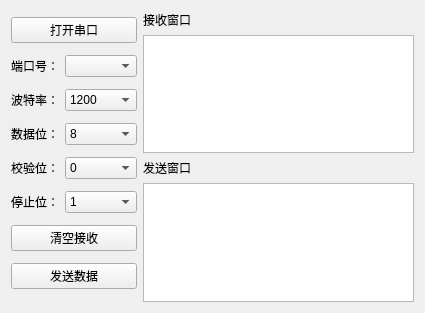
<?xml version="1.0" encoding="UTF-8"?>
<ui version="4.0">
 <class>MainWindow</class>
 <widget class="QMainWindow" name="MainWindow">
  <property name="geometry">
   <rect>
    <x>0</x>
    <y>0</y>
    <width>425</width>
    <height>313</height>
   </rect>
  </property>
  <property name="windowTitle">
   <string>MainWindow</string>
  </property>
  <widget class="QWidget" name="centralWidget">
   <layout class="QVBoxLayout" name="verticalLayout">
    <item>
     <layout class="QGridLayout" name="gridLayout_2">
      <item row="0" column="0" rowspan="2">
       <layout class="QGridLayout" name="gridLayout">
        <item row="0" column="0" colspan="2">
         <widget class="QPushButton" name="openButton">
          <property name="text">
           <string>打开串口</string>
          </property>
         </widget>
        </item>
        <item row="1" column="0">
         <widget class="QLabel" name="label_3">
          <property name="text">
           <string>端口号：</string>
          </property>
         </widget>
        </item>
        <item row="1" column="1">
         <widget class="QComboBox" name="PortBox"/>
        </item>
        <item row="2" column="0">
         <widget class="QLabel" name="label_4">
          <property name="text">
           <string>波特率：</string>
          </property>
         </widget>
        </item>
        <item row="2" column="1">
         <widget class="QComboBox" name="BaudBox">
          <item>
           <property name="text">
            <string>1200</string>
           </property>
          </item>
          <item>
           <property name="text">
            <string>2400</string>
           </property>
          </item>
          <item>
           <property name="text">
            <string>4800</string>
           </property>
          </item>
          <item>
           <property name="text">
            <string>9600</string>
           </property>
          </item>
          <item>
           <property name="text">
            <string>19200</string>
           </property>
          </item>
         </widget>
        </item>
        <item row="3" column="0">
         <widget class="QLabel" name="label_5">
          <property name="text">
           <string>数据位：</string>
          </property>
         </widget>
        </item>
        <item row="3" column="1">
         <widget class="QComboBox" name="BitNumBox">
          <item>
           <property name="text">
            <string>8</string>
           </property>
          </item>
         </widget>
        </item>
        <item row="4" column="0">
         <widget class="QLabel" name="label_6">
          <property name="text">
           <string>校验位：</string>
          </property>
         </widget>
        </item>
        <item row="4" column="1">
         <widget class="QComboBox" name="ParityBox">
          <item>
           <property name="text">
            <string>0</string>
           </property>
          </item>
         </widget>
        </item>
        <item row="5" column="0">
         <widget class="QLabel" name="label_7">
          <property name="text">
           <string>停止位：</string>
          </property>
         </widget>
        </item>
        <item row="5" column="1">
         <widget class="QComboBox" name="StopBox">
          <item>
           <property name="text">
            <string>1</string>
           </property>
          </item>
          <item>
           <property name="text">
            <string>2</string>
           </property>
          </item>
         </widget>
        </item>
        <item row="6" column="0" colspan="2">
         <widget class="QPushButton" name="clearButton">
          <property name="text">
           <string>清空接收</string>
          </property>
         </widget>
        </item>
        <item row="7" column="0" colspan="2">
         <widget class="QPushButton" name="sendButton">
          <property name="text">
           <string>发送数据</string>
          </property>
         </widget>
        </item>
       </layout>
      </item>
      <item row="0" column="1">
       <layout class="QGridLayout" name="gridLayout_3">
        <item row="0" column="0">
         <widget class="QLabel" name="label">
          <property name="text">
           <string>接收窗口</string>
          </property>
         </widget>
        </item>
        <item row="1" column="0">
         <widget class="QTextEdit" name="textEdit"/>
        </item>
       </layout>
      </item>
      <item row="1" column="1">
       <layout class="QFormLayout" name="formLayout">
        <item row="0" column="0">
         <widget class="QLabel" name="label_2">
          <property name="text">
           <string>发送窗口</string>
          </property>
         </widget>
        </item>
        <item row="1" column="0" colspan="2">
         <widget class="QTextEdit" name="textEdit_2"/>
        </item>
       </layout>
      </item>
     </layout>
    </item>
   </layout>
  </widget>
 </widget>
 <layoutdefault spacing="6" margin="11"/>
 <resources/>
 <connections/>
</ui>
